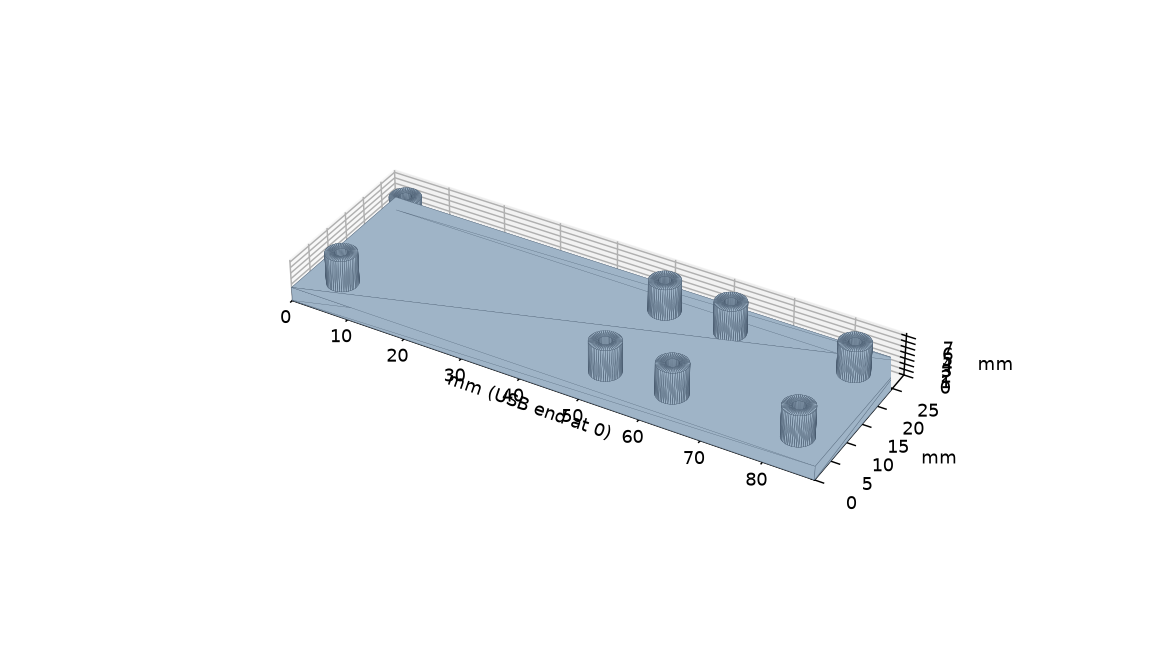

Generate this figure with Python:
"""3D-printable mount: one plate that holds the Feather and the BNO085 rigidly side by side.

  .venv/bin/python cad/mount.py              # writes cad/mount.stl
  .venv/bin/python cad/mount.py --preview    # also saves cad/mount.png to look at

The boards sit on eight posts and are fixed with M2.5 screws that cut their own thread into the posts.
The IMU's long edge lines up with the Feather's, so the sensor's axes line up with the plate's edges.

Every size is a number at the top of this file. MEASURE YOUR BOARDS' HOLE SPACING before printing:
the hole positions come from Adafruit's standard layout (holes 0.1 inch in from each edge), not from
measuring these two boards.
"""
import argparse
import struct
from pathlib import Path

import numpy as np

# --- Sizes, all in mm ----------------------------------------------------------
INCH = 25.4
FEATHER = (2.0 * INCH, 0.9 * INCH)   # circuit board only; the USB-C socket sticks out a little further
IMU = (1.0 * INCH, 0.9 * INCH)       # BNO085 breakout (Adafruit lists 25.6 x 22.7 mm)
HOLE_INSET = 0.1 * INCH              # hole centre to board edge, on both boards

PLATE_THICK = 2.4
MARGIN = 3.0                         # plate beyond the boards on every side
GAP = 6.0                            # between the two boards: room for the STEMMA QT cable to bend
POST_HEIGHT = 5.0                    # lifts the boards clear of the solder joints underneath
POST_DIAMETER = 5.0
# M2.5 screw cutting its own thread. Printers make holes tight: if the screw won't start, use 2.3.
SCREW_HOLE = 2.1
SEGMENTS = 48                        # facets around each post


# --- Shapes as triangles: arrays of shape (N, 3 corners, 3 coordinates) ---------------
def box(x0, y0, z0, x1, y1, z1):
    """A solid box. Corners are listed anticlockwise seen from outside, which is how an STL marks "outside"."""
    v = np.array([[x, y, z] for x in (x0, x1) for y in (y0, y1) for z in (z0, z1)])   # index = 4x + 2y + z
    quads = [(0, 1, 3, 2), (4, 6, 7, 5), (0, 4, 5, 1), (2, 3, 7, 6), (0, 2, 6, 4), (1, 5, 7, 3)]
    return np.array([[v[a], v[b], v[c]] for q in quads for a, b, c in ((q[0], q[1], q[2]), (q[0], q[2], q[3]))])


def tube(cx, cy, z0, z1, outer_d, inner_d, n=SEGMENTS):
    """A hollow cylinder standing on end: a post with a screw hole down the middle."""
    ang = np.linspace(0, 2 * np.pi, n, endpoint=False)
    ring = lambda d, z: np.column_stack([cx + d / 2 * np.cos(ang), cy + d / 2 * np.sin(ang), np.full(n, z)])  # noqa: E731
    ob, ot, ib, it = ring(outer_d, z0), ring(outer_d, z1), ring(inner_d, z0), ring(inner_d, z1)
    tris = []
    for i in range(n):
        j = (i + 1) % n
        tris += [[ob[i], ob[j], ot[j]], [ob[i], ot[j], ot[i]],     # outside wall
                 [ib[i], it[j], ib[j]], [ib[i], it[i], it[j]],     # hole wall (faces inward)
                 [ot[i], ot[j], it[j]], [ot[i], it[j], it[i]],     # top rim
                 [ob[i], ib[j], ob[j]], [ob[i], ib[i], ib[j]]]     # bottom rim
    return np.array(tris)


def volume(tris):
    """Volume enclosed by a closed surface. Negative if the triangles face inward."""
    return float(np.einsum("ij,ij->i", tris[:, 0], np.cross(tris[:, 1], tris[:, 2])).sum() / 6)


def is_closed(tris):
    """True if the surface has no gaps and one consistent outside: every edge is used once in each direction."""
    key = {tuple(p): i for i, p in enumerate(np.unique(np.round(tris.reshape(-1, 3), 6), axis=0).tolist())}
    ids = [[key[tuple(np.round(p, 6).tolist())] for p in tri] for tri in tris]
    edges = [(t[k], t[(k + 1) % 3]) for t in ids for k in range(3)]
    return len(set(edges)) == len(edges) and all((b, a) in set(edges) for a, b in edges)


def hole_centres(x0, y0, size):
    """The four mounting holes of a board whose corner is at (x0, y0)."""
    return [(x0 + dx, y0 + dy) for dx in (HOLE_INSET, size[0] - HOLE_INSET) for dy in (HOLE_INSET, size[1] - HOLE_INSET)]


def build():
    """Returns (list of solid parts, plate length, plate width). The Feather's USB end is at x = 0."""
    width = max(FEATHER[1], IMU[1]) + 2 * MARGIN
    length = MARGIN + FEATHER[0] + GAP + IMU[0] + MARGIN
    parts = [box(0, 0, 0, length, width, PLATE_THICK)]
    feather_corner = (MARGIN, (width - FEATHER[1]) / 2)
    imu_corner = (MARGIN + FEATHER[0] + GAP, (width - IMU[1]) / 2)
    for cx, cy in hole_centres(*feather_corner, FEATHER) + hole_centres(*imu_corner, IMU):
        # Posts start 0.5 mm inside the plate so the slicer fuses them to it; the plate closes the hole's bottom.
        parts.append(tube(cx, cy, PLATE_THICK - 0.5, PLATE_THICK + POST_HEIGHT, POST_DIAMETER, SCREW_HOLE))
    return parts, length, width


def write_stl(path, tris):
    """Binary STL: 80-byte header, triangle count, then normal + 3 corners + 2 spare bytes per triangle."""
    normals = np.cross(tris[:, 1] - tris[:, 0], tris[:, 2] - tris[:, 0])
    normals /= np.linalg.norm(normals, axis=1, keepdims=True)
    with open(path, "wb") as f:
        f.write(b"Feather + BNO085 mount, mm".ljust(80, b" "))
        f.write(struct.pack("<I", len(tris)))
        for n, t in zip(normals, tris):
            f.write(struct.pack("<12fH", *n, *t.ravel(), 0))


# --- Sanity checks -------------------------------------------------------
assert is_closed(box(0, 0, 0, 2, 3, 4)) and np.isclose(volume(box(0, 0, 0, 2, 3, 4)), 24)
_t = tube(0, 0, 0, 10, 5, 2, n=360)
assert is_closed(_t) and np.isclose(volume(_t), np.pi * (2.5 ** 2 - 1 ** 2) * 10, rtol=1e-3)
assert not is_closed(box(0, 0, 0, 1, 1, 1)[:-1])   # a missing triangle is a gap

_parts, _length, _width = build()
assert len(_parts) == 9 and all(is_closed(p) and volume(p) > 0 for p in _parts)
assert POST_DIAMETER / 2 <= HOLE_INSET + MARGIN, "posts would hang over the plate's edge"
assert POST_DIAMETER - SCREW_HOLE >= 2.4, "post wall too thin to print"
# Hole spacing the boards must match: 45.72 x 17.78 mm (Feather) and 20.32 x 17.78 mm (IMU).
assert np.allclose(np.ptp(hole_centres(0, 0, FEATHER), axis=0), [45.72, 17.78])
assert np.allclose(np.ptp(hole_centres(0, 0, IMU), axis=0), [20.32, 17.78])


if __name__ == "__main__":
    parser = argparse.ArgumentParser(description="Write the Feather + BNO085 mount as an STL file.")
    parser.add_argument("--preview", action="store_true", help="also save a picture, cad/mount.png")
    args = parser.parse_args()

    here = Path(__file__).resolve().parent
    parts, length, width = build()
    tris = np.concatenate(parts)
    write_stl(here / "mount.stl", tris)
    print(f"wrote {here / 'mount.stl'}: {len(tris)} triangles")
    print(f"  plate {length:.1f} x {width:.1f} x {PLATE_THICK} mm, {POST_HEIGHT} mm posts, total height {PLATE_THICK + POST_HEIGHT} mm")
    print(f"  hole spacing to check against the boards: Feather 45.72 x 17.78 mm, IMU 20.32 x 17.78 mm")
    print(f"  screws: 8 x M2.5, 6 mm long, into {SCREW_HOLE} mm holes")

    if args.preview:
        import matplotlib.pyplot as plt
        from mpl_toolkits.mplot3d.art3d import Poly3DCollection

        fig = plt.figure(figsize=(9, 5))
        ax = fig.add_subplot(projection="3d")
        ax.add_collection3d(Poly3DCollection(tris, facecolors="#9fb4c7", edgecolors="#44566a", linewidths=0.15))
        ax.set(xlim=(0, length), ylim=(0, width), zlim=(0, PLATE_THICK + POST_HEIGHT),
               xlabel="mm (USB end at 0)", ylabel="mm", zlabel="mm")
        ax.set_box_aspect((length, width, PLATE_THICK + POST_HEIGHT))
        ax.view_init(elev=35, azim=-60)
        fig.tight_layout()
        fig.savefig(here / "mount.png", dpi=130)
        print(f"  saved {here / 'mount.png'}")
